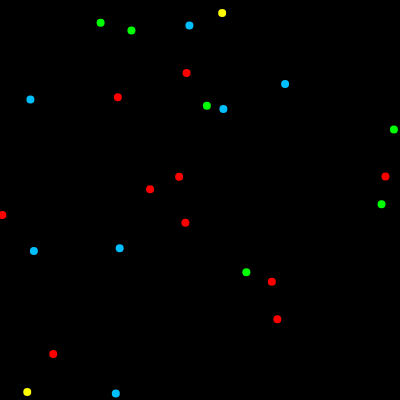
Frame 1 (no input)
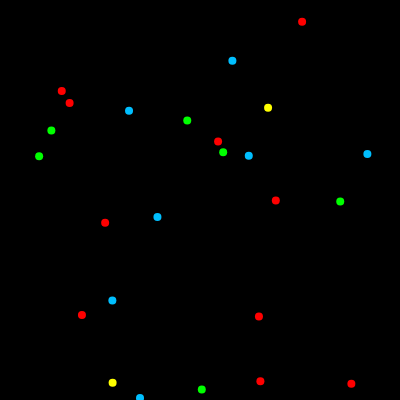
Frame 60 (no input)
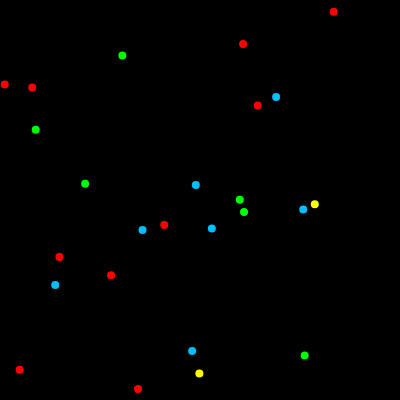
Frame 120 (the mouse pressed at the canvas centre since frame 60)

The p5.js sketch that drew these frames (run headless with seeded random() and noise() and a simulated clock; from frame 60 on, the mouse is pressed at the canvas centre):

// p5.js sketch
// ── sketch.js
let atoms = [];
const natoms = 25;

function setup() {

    createCanvas(Atom.w, Atom.h);
    rectMode(CENTER);
    angleMode(DEGREES);


    for (let i=0 ; i<natoms ; ++i) { 
	atoms.push(new Atom());
    }
}

function draw() {
    background(0);
    for (let i=0 ; i<atoms.length ; ++i) {
	atoms[i].update();
    }
    for (let i=0 ; i<atoms.length ; ++i) {
	atoms[i].display();
    }


    fill(0);
    textSize(15);
    stroke(255);
    strokeWeight(2.5);
    text("mouse:" + mouseX + mouseY);
}


// ── atom.js
class Atom {
    static w = 400;
    static h = 400;
    static halfw = 200;
    static halfh = 200;
    static interact_d = 20;

    static colors = ["red", "lime", "deepskyblue", "yellow"];
    constructor(x, y, color) {
	if (x == undefined) {
	    x = random(Atom.w);
	}
	if (y == undefined) {
	    y = random(Atom.h);
	}

	if (color == undefined) {
	    color = Atom.colors[floor(random(Atom.colors.length - 0.0001))];
	}
	this.color = color;
	this.pos = createVector(x, y);
	this.v = createVector(random(-2, 2), random(-2, 2));
	this.f = createVector(0, 0);
    }
    towardsVector(other) {
	let ret = other.pos.copy();
	ret.sub(this.pos);
	if (ret.x > Atom.halfW) {
	    ret.x -= Atom.w;
	} else if (ret.x < -Atom.halfW) {
	    ret.x += Atom.w;
	}
	if (ret.y > Atom.halfH) {
	    ret.y -= Atom.h;
	} else if (ret.y < -Atom.halfH) {
	    ret.y += Atom.h;
	}
	return ret;
    }
    interact(other) {
	let vs = towardsVector(other);
	let d = vs.mag();
	if (d > Atom.interact_d) {
	    return;
	}

	
    }

    update() {
	this.pos.add(this.v);
	this.pos.x = (Atom.w + this.pos.x) % Atom.w;
	this.pos.y = (Atom.h + this.pos.y) % Atom.h;
	this.f.set(0, 0);
    }
    display() {
	noStroke();
	fill(this.color);
	ellipse(this.pos.x, this.pos.y, 8, 8);
    }
}
